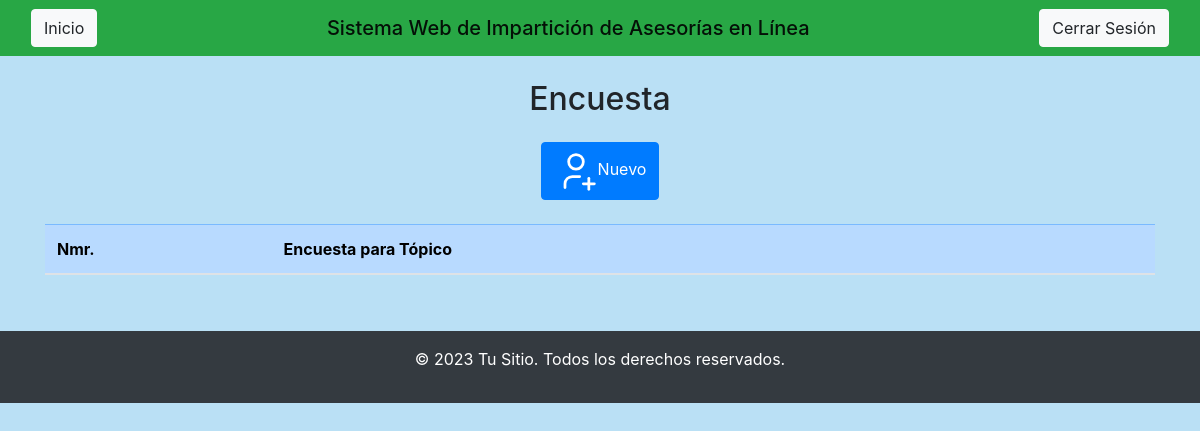
Before: /Vista/ADMIN/Encuestas.php (signed in) with the older database file.
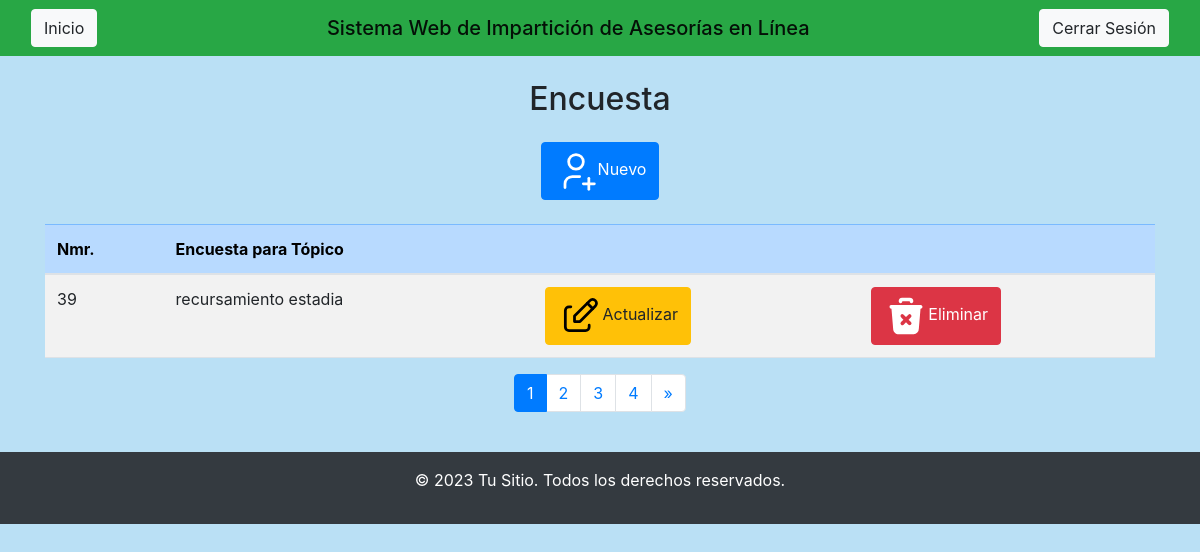
After: the same page with the newer database file.
### tables this page shows
CREATE TABLE `encuesta` (
  `ID_Encuesta` int(11) NOT NULL AUTO_INCREMENT,
  `Fecha_Encuesta` datetime NOT NULL,
  `ID_Topicos` int(11) DEFAULT NULL,
  PRIMARY KEY (`ID_Encuesta`),
  KEY `ID_Topicos` (`ID_Topicos`),
  CONSTRAINT `encuesta_ibfk_1` FOREIGN KEY (`ID_Topicos`) REFERENCES `topicos` (`ID_Topico`)
);

CREATE TABLE `topicos` (
  `ID_Topico` int(11) NOT NULL AUTO_INCREMENT,
  `Nombre` varchar(200) NOT NULL,
  `Temas` text NOT NULL,
  `Clave` varchar(45) NOT NULL,
  `IdCarre` int(11) DEFAULT NULL,
  `IdCuatri` int(11) DEFAULT NULL,
  `IdMateri` int(11) DEFAULT NULL,
  `IdDocent` int(11) DEFAULT NULL,
  `ID_Administrador_Autorizo` int(11) DEFAULT NULL,
  PRIMARY KEY (`ID_Topico`),
  KEY `IdCarre` (`IdCarre`),
  KEY `IdCuatri` (`IdCuatri`),
  KEY `IdMateri` (`IdMateri`),
  KEY `IdDocent` (`IdDocent`),
  KEY `ID_Administrador_Autorizo` (`ID_Administrador_Autorizo`),
  CONSTRAINT `topicos_ibfk_1` FOREIGN KEY (`IdCarre`) REFERENCES `carrera` (`Id_Carrera`),
  CONSTRAINT `topicos_ibfk_2` FOREIGN KEY (`IdCuatri`) REFERENCES `cuatrimestre` (`Id_Cuatrimestre`),
  CONSTRAINT `topicos_ibfk_3` FOREIGN KEY (`IdMateri`) REFERENCES `materias` (`ID_Materia`),
  CONSTRAINT `topicos_ibfk_4` FOREIGN KEY (`IdDocent`) REFERENCES `docente` (`ID_Usuario_D`),
  CONSTRAINT `topicos_ibfk_5` FOREIGN KEY (`ID_Administrador_Autorizo`) REFERENCES `administrador` (`ID_Usuario_A`)
);

### Vista/ADMIN/Encuestas.php (the view, shortened to what this page needs)
<?php include('head.php'); ?>
<center><div class="table-responsive">
        <h2 class="mb-4">Encuesta</h2>
            <a class="btn btn-primary" href="INSERT/Insert_Encuestas.php">
                Nuevo</a>
        <table class="table table-hover table-striped mt-4" class="table">
            <thead>
                <tr class="table-primary">
                    <th scope="col">Nmr.</th>
                    <th scope="col">Encuesta para Tópico</th>
                    <th scope="col"></th>
                    <th scope="col"></th>
                </tr>
            </thead>
            <tbody>
                <?php
                    $conexion = (new Conectar())->conexion();
                    $records_per_page = 10;
                    $page = isset($_GET['page']) && is_numeric($_GET['page']) ? (int)$_GET['page'] : 1;
                    $offset = ($page - 1) * $records_per_page;
                    $sql = "SELECT
                                E.ID_Encuesta, T.Nombre
                            FROM
                                Encuesta E
                            INNER JOIN
                                Topicos T on E.ID_Topicos = T.ID_Topico
                            LIMIT
                                $offset, $records_per_page;";
                    $query = mysqli_query($conexion, $sql);
                    $sql_total = "SELECT * FROM Encuesta;";
                    $result_total = mysqli_query($conexion, $sql_total);
                    $total_rows = mysqli_fetch_array($result_total)[0];
                    $total_pages = ceil($total_rows / $records_per_page);
                    while ($row = mysqli_fetch_array($query)) {
                        ?>
                        <tr>
                            <td><?php echo $row['ID_Encuesta']; ?></td>
                            <td><?php echo $row['Nombre']; ?></td>
                            <td><a class="btn btn-warning" href="UPDATE/Update_Encuestas.php?id=<?php echo $row['ID_Encuesta']; ?>">
                                Actualizar</a>
                            </td>
                            <td><a class="btn btn-danger" onclick="return eliminar()" href="../../Controlador/ADMIN/DELETE/Funcion_Delete_Encuesta.php?id=<?php echo $row['ID_Encuesta']; ?>">
                                Eliminar</a>
                            </td>
                        </tr>
                    <?php
                    }
                ?>
            </tbody>
        </table>
<nav aria-label="Page navigation example">
    <ul class="pagination justify-content-center">
        <?php for ($i = 1; $i <= $total_pages; $i++): ?>
            <li class="page-item <?php if ($i == $page) echo 'active'; ?>">
                <a class="page-link" href="?page=<?php echo $i; ?>"><?php echo $i; ?></a>
            </li>
        <?php endfor; ?>
        <?php if ($page < $total_pages): ?>
            <li class="page-item">
                <a class="page-link" href="?page=<?php echo $page + 1; ?>" aria-label="Next">
                    <span aria-hidden="true">&raquo;</span>
                </a>
            </li>
        <?php endif; ?>
    </ul>
</nav>
    </div>
<?php include('footer.php'); ?>

Changed rows visible on the page:
added encuesta: ID_Encuesta "39", ID_Topicos.Nombre "recursamiento estadia"
Other visible differences:
new list line: "1"
new list line: "2"
new list line: "3"
new list line: "4"
